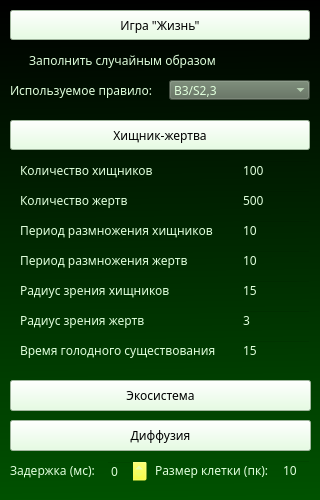
<?xml version="1.0" encoding="UTF-8"?>
<ui version="4.0">
 <class>Title</class>
 <widget class="QMainWindow" name="Title">
  <property name="geometry">
   <rect>
    <x>0</x>
    <y>0</y>
    <width>320</width>
    <height>500</height>
   </rect>
  </property>
  <property name="windowTitle">
   <string>Выбор модели</string>
  </property>
  <widget class="QWidget" name="centralwidget">
   <widget class="QWidget" name="widget" native="true">
    <property name="geometry">
     <rect>
      <x>0</x>
      <y>0</y>
      <width>320</width>
      <height>500</height>
     </rect>
    </property>
    <property name="styleSheet">
     <string notr="true">background-color: qlineargradient(spread:pad, x1:0.511364, y1:1, x2:0.5, y2:0, stop:0 rgba(0, 82, 0, 255), stop:1 rgba(0, 0, 0, 255));</string>
    </property>
    <widget class="QComboBox" name="CRule">
     <property name="geometry">
      <rect>
       <x>169</x>
       <y>80</y>
       <width>141</width>
       <height>20</height>
      </rect>
     </property>
     <property name="font">
      <font>
       <family>Arial Black</family>
      </font>
     </property>
     <property name="styleSheet">
      <string notr="true">color: rgb(224, 255, 220);
background-color: rgb(91, 107, 88);</string>
     </property>
     <property name="frame">
      <bool>false</bool>
     </property>
     <item>
      <property name="text">
       <string>B3/S2,3</string>
      </property>
     </item>
    </widget>
    <widget class="QCheckBox" name="CRandom">
     <property name="geometry">
      <rect>
       <x>10</x>
       <y>50</y>
       <width>291</width>
       <height>20</height>
      </rect>
     </property>
     <property name="font">
      <font>
       <family>Arial Black</family>
      </font>
     </property>
     <property name="styleSheet">
      <string notr="true">background-color: rgba(243, 255, 7, 0);
color: rgb(224, 255, 220);</string>
     </property>
     <property name="text">
      <string>Заполнить случайным образом</string>
     </property>
     <property name="tristate">
      <bool>false</bool>
     </property>
    </widget>
    <widget class="QLabel" name="LRule">
     <property name="geometry">
      <rect>
       <x>10</x>
       <y>80</y>
       <width>161</width>
       <height>20</height>
      </rect>
     </property>
     <property name="font">
      <font>
       <family>Arial Black</family>
      </font>
     </property>
     <property name="styleSheet">
      <string notr="true">background-color: rgba(243, 255, 7, 0);
color: rgb(224, 255, 220);</string>
     </property>
     <property name="frameShape">
      <enum>QFrame::NoFrame</enum>
     </property>
     <property name="frameShadow">
      <enum>QFrame::Plain</enum>
     </property>
     <property name="text">
      <string>Используемое правило:</string>
     </property>
    </widget>
    <widget class="QPushButton" name="PBL">
     <property name="geometry">
      <rect>
       <x>10</x>
       <y>10</y>
       <width>300</width>
       <height>30</height>
      </rect>
     </property>
     <property name="font">
      <font>
       <family>Arial Black</family>
      </font>
     </property>
     <property name="styleSheet">
      <string notr="true">background-color: rgb(224, 255, 220);</string>
     </property>
     <property name="text">
      <string>Игра &quot;Жизнь&quot;</string>
     </property>
     <property name="default">
      <bool>false</bool>
     </property>
     <property name="flat">
      <bool>false</bool>
     </property>
    </widget>
    <widget class="QLabel" name="LDelay">
     <property name="geometry">
      <rect>
       <x>10</x>
       <y>460</y>
       <width>91</width>
       <height>20</height>
      </rect>
     </property>
     <property name="font">
      <font>
       <family>Arial Black</family>
      </font>
     </property>
     <property name="styleSheet">
      <string notr="true">background-color: rgba(243, 255, 7, 0);
color: rgb(224, 255, 220);</string>
     </property>
     <property name="text">
      <string>Задержка (мс):</string>
     </property>
    </widget>
    <widget class="QSpinBox" name="SDelay">
     <property name="geometry">
      <rect>
       <x>106</x>
       <y>460</y>
       <width>41</width>
       <height>22</height>
      </rect>
     </property>
     <property name="font">
      <font>
       <family>Arial Black</family>
      </font>
     </property>
     <property name="styleSheet">
      <string notr="true">background-color: rgba(243, 255, 7, 0);
color: rgb(224, 255, 220);</string>
     </property>
    </widget>
    <widget class="QLabel" name="LNV">
     <property name="geometry">
      <rect>
       <x>20</x>
       <y>190</y>
       <width>131</width>
       <height>20</height>
      </rect>
     </property>
     <property name="font">
      <font>
       <family>Arial Black</family>
      </font>
     </property>
     <property name="styleSheet">
      <string notr="true">background-color: rgba(243, 255, 7, 0);
color: rgb(224, 255, 220);</string>
     </property>
     <property name="text">
      <string>Количество жертв</string>
     </property>
    </widget>
    <widget class="QLabel" name="LTH">
     <property name="geometry">
      <rect>
       <x>20</x>
       <y>220</y>
       <width>211</width>
       <height>20</height>
      </rect>
     </property>
     <property name="font">
      <font>
       <family>Arial Black</family>
      </font>
     </property>
     <property name="styleSheet">
      <string notr="true">background-color: rgba(243, 255, 7, 0);
color: rgb(224, 255, 220);</string>
     </property>
     <property name="text">
      <string>Период размножения хищников</string>
     </property>
    </widget>
    <widget class="QLineEdit" name="NH">
     <property name="geometry">
      <rect>
       <x>240</x>
       <y>160</y>
       <width>71</width>
       <height>20</height>
      </rect>
     </property>
     <property name="font">
      <font>
       <family>Arial Black</family>
      </font>
     </property>
     <property name="styleSheet">
      <string notr="true">background-color: rgba(243, 255, 7, 0);
color: rgb(224, 255, 220);</string>
     </property>
     <property name="text">
      <string>100</string>
     </property>
    </widget>
    <widget class="QLabel" name="LRV">
     <property name="geometry">
      <rect>
       <x>20</x>
       <y>310</y>
       <width>141</width>
       <height>20</height>
      </rect>
     </property>
     <property name="font">
      <font>
       <family>Arial Black</family>
      </font>
     </property>
     <property name="styleSheet">
      <string notr="true">background-color: rgba(243, 255, 7, 0);
color: rgb(224, 255, 220);</string>
     </property>
     <property name="text">
      <string>Радиус зрения жертв</string>
     </property>
    </widget>
    <widget class="QLineEdit" name="TH">
     <property name="geometry">
      <rect>
       <x>240</x>
       <y>220</y>
       <width>71</width>
       <height>20</height>
      </rect>
     </property>
     <property name="font">
      <font>
       <family>Arial Black</family>
      </font>
     </property>
     <property name="styleSheet">
      <string notr="true">background-color: rgba(243, 255, 7, 0);
color: rgb(224, 255, 220);</string>
     </property>
     <property name="text">
      <string>10</string>
     </property>
    </widget>
    <widget class="QLineEdit" name="NV">
     <property name="geometry">
      <rect>
       <x>240</x>
       <y>190</y>
       <width>71</width>
       <height>20</height>
      </rect>
     </property>
     <property name="font">
      <font>
       <family>Arial Black</family>
      </font>
     </property>
     <property name="styleSheet">
      <string notr="true">background-color: rgba(243, 255, 7, 0);
color: rgb(224, 255, 220);</string>
     </property>
     <property name="text">
      <string>500</string>
     </property>
    </widget>
    <widget class="QLabel" name="LRH">
     <property name="geometry">
      <rect>
       <x>20</x>
       <y>280</y>
       <width>171</width>
       <height>20</height>
      </rect>
     </property>
     <property name="font">
      <font>
       <family>Arial Black</family>
      </font>
     </property>
     <property name="styleSheet">
      <string notr="true">background-color: rgba(243, 255, 7, 0);
color: rgb(224, 255, 220);</string>
     </property>
     <property name="text">
      <string>Радиус зрения хищников</string>
     </property>
    </widget>
    <widget class="QLineEdit" name="HH">
     <property name="geometry">
      <rect>
       <x>240</x>
       <y>340</y>
       <width>71</width>
       <height>20</height>
      </rect>
     </property>
     <property name="font">
      <font>
       <family>Arial Black</family>
      </font>
     </property>
     <property name="styleSheet">
      <string notr="true">background-color: rgba(243, 255, 7, 0);
color: rgb(224, 255, 220);</string>
     </property>
     <property name="text">
      <string>15</string>
     </property>
    </widget>
    <widget class="QLineEdit" name="TV">
     <property name="geometry">
      <rect>
       <x>240</x>
       <y>250</y>
       <width>71</width>
       <height>20</height>
      </rect>
     </property>
     <property name="font">
      <font>
       <family>Arial Black</family>
      </font>
     </property>
     <property name="styleSheet">
      <string notr="true">background-color: rgba(243, 255, 7, 0);
color: rgb(224, 255, 220);</string>
     </property>
     <property name="text">
      <string>10</string>
     </property>
    </widget>
    <widget class="QLineEdit" name="RV">
     <property name="geometry">
      <rect>
       <x>240</x>
       <y>310</y>
       <width>71</width>
       <height>20</height>
      </rect>
     </property>
     <property name="font">
      <font>
       <family>Arial Black</family>
      </font>
     </property>
     <property name="styleSheet">
      <string notr="true">background-color: rgba(243, 255, 7, 0);
color: rgb(224, 255, 220);</string>
     </property>
     <property name="text">
      <string>3</string>
     </property>
    </widget>
    <widget class="QLabel" name="LNH">
     <property name="geometry">
      <rect>
       <x>20</x>
       <y>160</y>
       <width>151</width>
       <height>20</height>
      </rect>
     </property>
     <property name="font">
      <font>
       <family>Arial Black</family>
      </font>
     </property>
     <property name="styleSheet">
      <string notr="true">background-color: rgba(243, 255, 7, 0);
color: rgb(224, 255, 220);</string>
     </property>
     <property name="text">
      <string>Количество хищников</string>
     </property>
    </widget>
    <widget class="QLabel" name="LHH">
     <property name="geometry">
      <rect>
       <x>20</x>
       <y>340</y>
       <width>211</width>
       <height>20</height>
      </rect>
     </property>
     <property name="font">
      <font>
       <family>Arial Black</family>
      </font>
     </property>
     <property name="styleSheet">
      <string notr="true">background-color: rgba(243, 255, 7, 0);
color: rgb(224, 255, 220);</string>
     </property>
     <property name="text">
      <string>Время голодного существования</string>
     </property>
    </widget>
    <widget class="QLineEdit" name="RH">
     <property name="geometry">
      <rect>
       <x>240</x>
       <y>280</y>
       <width>71</width>
       <height>20</height>
      </rect>
     </property>
     <property name="font">
      <font>
       <family>Arial Black</family>
      </font>
     </property>
     <property name="styleSheet">
      <string notr="true">background-color: rgba(243, 255, 7, 0);
color: rgb(224, 255, 220);</string>
     </property>
     <property name="text">
      <string>15</string>
     </property>
    </widget>
    <widget class="QLabel" name="LTV">
     <property name="geometry">
      <rect>
       <x>20</x>
       <y>250</y>
       <width>191</width>
       <height>20</height>
      </rect>
     </property>
     <property name="font">
      <font>
       <family>Arial Black</family>
      </font>
     </property>
     <property name="styleSheet">
      <string notr="true">background-color: rgba(243, 255, 7, 0);
color: rgb(224, 255, 220);</string>
     </property>
     <property name="text">
      <string>Период размножения жертв</string>
     </property>
    </widget>
    <widget class="QPushButton" name="PBHJ">
     <property name="geometry">
      <rect>
       <x>10</x>
       <y>120</y>
       <width>300</width>
       <height>30</height>
      </rect>
     </property>
     <property name="font">
      <font>
       <family>Arial Black</family>
      </font>
     </property>
     <property name="styleSheet">
      <string notr="true">background-color: rgb(224, 255, 220);</string>
     </property>
     <property name="text">
      <string>Хищник-жертва</string>
     </property>
    </widget>
    <widget class="QPushButton" name="PBE">
     <property name="geometry">
      <rect>
       <x>10</x>
       <y>380</y>
       <width>301</width>
       <height>31</height>
      </rect>
     </property>
     <property name="font">
      <font>
       <family>Arial Black</family>
      </font>
     </property>
     <property name="styleSheet">
      <string notr="true">background-color: rgb(224, 255, 220);</string>
     </property>
     <property name="text">
      <string>Экосистема</string>
     </property>
    </widget>
    <widget class="QPushButton" name="PBD">
     <property name="geometry">
      <rect>
       <x>10</x>
       <y>420</y>
       <width>301</width>
       <height>31</height>
      </rect>
     </property>
     <property name="font">
      <font>
       <family>Arial Black</family>
      </font>
     </property>
     <property name="styleSheet">
      <string notr="true">background-color: rgb(224, 255, 220);</string>
     </property>
     <property name="text">
      <string>Диффузия</string>
     </property>
    </widget>
    <widget class="QLabel" name="LSize">
     <property name="geometry">
      <rect>
       <x>155</x>
       <y>460</y>
       <width>121</width>
       <height>20</height>
      </rect>
     </property>
     <property name="font">
      <font>
       <family>Arial Black</family>
      </font>
     </property>
     <property name="styleSheet">
      <string notr="true">background-color: rgba(243, 255, 7, 0);
color: rgb(224, 255, 220);</string>
     </property>
     <property name="text">
      <string>Размер клетки (пк):</string>
     </property>
    </widget>
    <widget class="QLineEdit" name="CS">
     <property name="geometry">
      <rect>
       <x>280</x>
       <y>460</y>
       <width>31</width>
       <height>20</height>
      </rect>
     </property>
     <property name="font">
      <font>
       <family>Arial Black</family>
      </font>
     </property>
     <property name="styleSheet">
      <string notr="true">background-color: rgba(243, 255, 7, 0);
color: rgb(224, 255, 220);</string>
     </property>
     <property name="text">
      <string>10</string>
     </property>
    </widget>
   </widget>
  </widget>
 </widget>
 <resources/>
 <connections/>
</ui>
